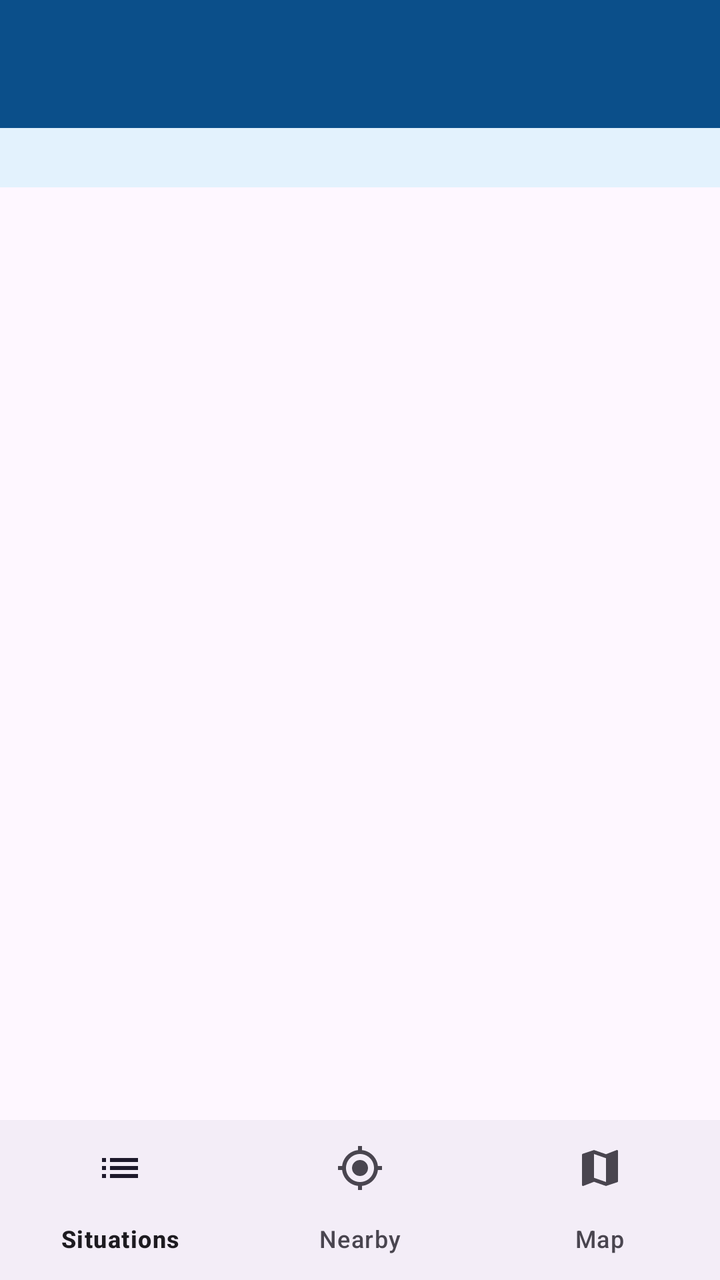
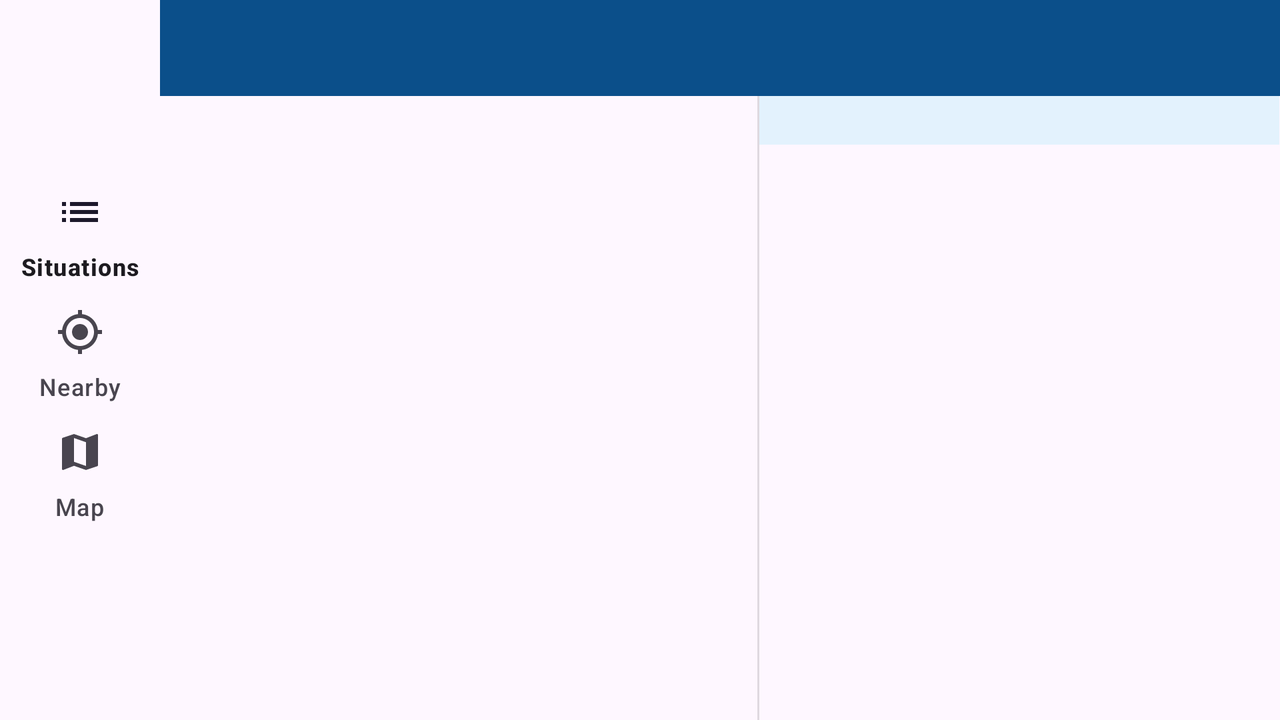

Two renders of one Android screen. The first uses the default layout on a phone; the second uses the alternative layout the repository ships for a different screen configuration, on a matching device. The two XML files are below.
<!-- AndroidManifest.xml: application theme Theme.Muhummid_Shuaib_S2134337 -->
<!-- res/layout/activity_main.xml -->
<?xml version="1.0" encoding="utf-8"?>


<LinearLayout xmlns:android="http://schemas.android.com/apk/res/android"
    xmlns:app="http://schemas.android.com/apk/res-auto"
    android:id="@+id/main"
    android:layout_width="match_parent"
    android:layout_height="match_parent"
    android:background="@color/brand_dark"
    android:orientation="vertical">

    <com.google.android.material.appbar.MaterialToolbar
        android:id="@+id/toolbar"
        android:layout_width="match_parent"
        android:layout_height="?attr/actionBarSize"
        android:background="@color/brand"
        android:theme="@style/ToolbarTheme"
        app:popupTheme="@style/ThemeOverlay.Material3.Light"
        app:titleTextColor="@color/white"
        app:subtitleTextColor="#CCFFFFFF" />

    <TextView
        android:id="@+id/status_banner"
        android:layout_width="match_parent"
        android:layout_height="wrap_content"
        android:background="@color/banner_ok"
        android:paddingHorizontal="12dp"
        android:paddingVertical="6dp"
        android:textColor="@color/banner_ok_text"
        android:textSize="13sp" />

    <com.google.android.material.progressindicator.LinearProgressIndicator
        android:id="@+id/progress"
        android:layout_width="match_parent"
        android:layout_height="wrap_content"
        android:visibility="gone"
        app:trackThickness="3dp" />

    <FrameLayout
        android:layout_width="match_parent"
        android:layout_height="0dp"
        android:layout_weight="1"
        android:background="?android:attr/colorBackground">

        <FrameLayout
            android:id="@+id/main_container"
            android:layout_width="match_parent"
            android:layout_height="match_parent" />

        <FrameLayout
            android:id="@+id/detail_container"
            android:layout_width="match_parent"
            android:layout_height="match_parent"
            android:background="?android:attr/colorBackground"
            android:clickable="true"
            android:focusable="true"
            android:visibility="gone" />
    </FrameLayout>

    <com.google.android.material.bottomnavigation.BottomNavigationView
        android:id="@+id/bottom_nav"
        android:layout_width="match_parent"
        android:layout_height="wrap_content"
        app:menu="@menu/nav_menu" />
</LinearLayout>
<!-- resources referenced by this layout -->
<resources>
  <color name="banner_ok">#FFE3F2FD</color>
  <color name="banner_ok_text">#FF0D47A1</color>
  <color name="brand">#FF0B4F8A</color>
  <color name="brand_dark">#FF06345C</color>
  <color name="white">#FFFFFFFF</color>
  <style name="ToolbarTheme" parent="ThemeOverlay.Material3.Dark.ActionBar" />
  <style name="Theme.Muhummid_Shuaib_S2134337" parent="Theme.Material3.Light.NoActionBar">
          <item name="colorPrimary">@color/brand</item>
          <item name="colorOnPrimary">@color/white</item>
          <item name="colorPrimaryContainer">#FFD3E4F7</item>
          <item name="colorOnPrimaryContainer">@color/brand_dark</item>
          <item name="colorSecondary">@color/accent</item>
          <item name="colorSecondaryContainer">#FFFFE8B3</item>
          <item name="android:statusBarColor">@color/brand_dark</item>
      </style>
  <color name="accent">#FFFFB300</color>
</resources>
<!-- res/layout-land/activity_main.xml (the repository's variant of the layout above) -->
<!-- drawn on the phone turned sideways -->
<?xml version="1.0" encoding="utf-8"?>


<LinearLayout xmlns:android="http://schemas.android.com/apk/res/android"
    xmlns:app="http://schemas.android.com/apk/res-auto"
    android:id="@+id/main"
    android:layout_width="match_parent"
    android:layout_height="match_parent"
    android:background="@color/brand_dark"
    android:orientation="horizontal">

    <com.google.android.material.navigationrail.NavigationRailView
        android:id="@+id/nav_rail"
        android:layout_width="wrap_content"
        android:layout_height="match_parent"
        app:labelVisibilityMode="labeled"
        app:menuGravity="center"
        app:menu="@menu/nav_menu" />

    <LinearLayout
        android:layout_width="0dp"
        android:layout_height="match_parent"
        android:layout_weight="1"
        android:background="?android:attr/colorBackground"
        android:orientation="vertical">

        <com.google.android.material.appbar.MaterialToolbar
            android:id="@+id/toolbar"
            android:layout_width="match_parent"
            android:layout_height="48dp"
            android:background="@color/brand"
            android:theme="@style/ToolbarTheme"
            app:popupTheme="@style/ThemeOverlay.Material3.Light"
            app:titleTextColor="@color/white"
            app:subtitleTextColor="#CCFFFFFF" />

        <com.google.android.material.progressindicator.LinearProgressIndicator
            android:id="@+id/progress"
            android:layout_width="match_parent"
            android:layout_height="wrap_content"
            android:visibility="gone"
            app:trackThickness="3dp" />

        <LinearLayout
            android:layout_width="match_parent"
            android:layout_height="0dp"
            android:layout_weight="1"
            android:orientation="horizontal">

            <FrameLayout
                android:id="@+id/main_container"
                android:layout_width="0dp"
                android:layout_height="match_parent"
                android:layout_weight="1.15" />

            <View
                android:layout_width="1dp"
                android:layout_height="match_parent"
                android:background="@color/divider" />

            <LinearLayout
                android:layout_width="0dp"
                android:layout_height="match_parent"
                android:layout_weight="1"
                android:orientation="vertical">

                <TextView
                    android:id="@+id/status_banner"
                    android:layout_width="match_parent"
                    android:layout_height="wrap_content"
                    android:background="@color/banner_ok"
                    android:paddingHorizontal="12dp"
                    android:paddingVertical="4dp"
                    android:textColor="@color/banner_ok_text"
                    android:textSize="12sp" />

                <FrameLayout
                    android:id="@+id/detail_container"
                    android:layout_width="match_parent"
                    android:layout_height="0dp"
                    android:layout_weight="1" />
            </LinearLayout>
        </LinearLayout>
    </LinearLayout>
</LinearLayout>
<!-- resources referenced by the variant -->
<!-- as the phone turned sideways resolves them -->
<resources>
  <color name="banner_ok">#FFE3F2FD</color>
  <color name="banner_ok_text">#FF0D47A1</color>
  <color name="brand">#FF0B4F8A</color>
  <color name="brand_dark">#FF06345C</color>
  <color name="divider">#1F000000</color>
  <color name="white">#FFFFFFFF</color>
  <style name="ToolbarTheme" parent="ThemeOverlay.Material3.Dark.ActionBar" />
  <style name="Theme.Muhummid_Shuaib_S2134337" parent="Theme.Material3.Light.NoActionBar">
          <item name="colorPrimary">@color/brand</item>
          <item name="colorOnPrimary">@color/white</item>
          <item name="colorPrimaryContainer">#FFD3E4F7</item>
          <item name="colorOnPrimaryContainer">@color/brand_dark</item>
          <item name="colorSecondary">@color/accent</item>
          <item name="colorSecondaryContainer">#FFFFE8B3</item>
          <item name="android:statusBarColor">@color/brand_dark</item>
      </style>
  <color name="accent">#FFFFB300</color>
</resources>
